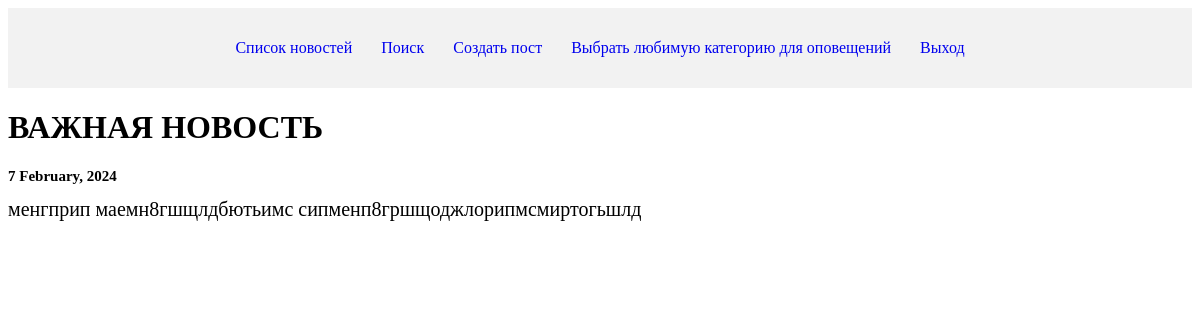
Page /news/4 on the committed database.
### news/models.py (models this page shows, shortened)
class Post(models.Model):
    news = 'NW'  # значение такого вида будет записано в БД
    articles = 'AR'  # значение такого вида будет записано в БД
    POST_TYPES = [
        (news, "Новость"),
        (articles, "Статья")
    ]  # значения, которые будут переданы на пользовательский интерфейс
    author = models.ForeignKey(Author, on_delete=models.CASCADE)
    post_type = models.CharField(max_length=2, choices=POST_TYPES, default=news)
    date_of_creation = models.DateTimeField(auto_now_add=True)
    category = models.ManyToManyField(Category, through="PostCategory")
    title = models.CharField(max_length=255)
    text = models.TextField()
    rating = models.IntegerField(default=0)

### news/views.py (the view)
# urls.py: path('<int:pk>', NewsListDetail.as_view()),
class NewsListDetail(DetailView):
    model = Post
    template_name = 'news/news_list_id.html'  # шаблон для отображения списка новостей
    context_object_name = 'news_list_id'

### news/templatetags/custom_filters.py (called while the page is built)
@register.filter()
def censor(word):
    news = ''
    for i in word.split():
        if i in censorship_list:
            news += i[0] + '*' * (len(i) - 1) + ' '
        else:
            news += i + ' '
    return news

### templates/news/news_list_id.html (shortened to what this page needs)
{% extends "default.html" %}
{% load custom_filters %}
{% block content %}
    <h1 >{{ news_list_id.title|censor }}</h1>
    <h1 style="font-size: 15px;">{{ news_list_id.date_of_creation|date:"j F, Y" }}</h1>
    <h1 style="font-size: 20px;"><span style="font-weight: normal;">{{ news_list_id.text|censor }}</span></h1>
{% endblock %}

### rows in the picture
Post: title|censor "ВАЖНАЯ НОВОСТЬ", date_of_creation "7 February, 2024", text|censor "менгприп маемн8гшщлдбютьимс сипменп8гршщоджлорипмсмиртогьшлд"
